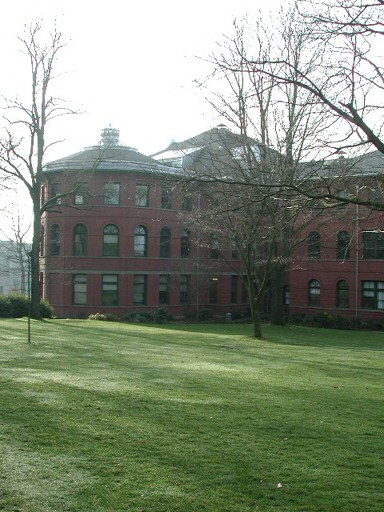
#> input picture data/prtn00.jpg, 384 x 512 px
$ python -i feature.py   (imports and definitions only)   (older library calls are emulated)
#> lines starting #> are read from the running program, lines starting #| are printed output that depends on the picture
import numpy as np
import os
import cv2
from sys import path

#######################
## feature detection ##
#######################
def Harris(gray, k):
    #assume kernel size = 9
    Ix = cv2.Sobel(gray,cv2.CV_64F,1,0,ksize=3)
    Iy = cv2.Sobel(gray,cv2.CV_64F,0,1,ksize=3)
    Iyy = Iy**2
    Ixx = Ix**2
    Ixy = Ix*Iy
    #Compute the sums of the products of derivatives at each pixel
    Sxx = cv2.GaussianBlur(Ixx, (3, 3), 0)
    Syy = cv2.GaussianBlur(Iyy, (3, 3), 0)
    Sxy = cv2.GaussianBlur(Ixy, (3, 3), 0)

    detM = Sxx * Syy - (Sxy**2)
    traceM = Sxx + Syy

    R = detM - k*(traceM**2)
    return R

def feature_detect(images, k =0.04, r_thres=0.01):
    save = 'detected/'
    if(not os.path.exists(save)):
        os.mkdir(save)
    corners = []
    Rs = []
    for i in range(len(images)):
        gray_img = cv2.cvtColor(images[i], cv2.COLOR_BGR2GRAY)
        R = Harris(gray_img, k)
        Rs.append(R)
        #find corner
        maxR = R.max()
        h, w, _ = images[i].shape
        corner = np.zeros_like(R,dtype=np.uint8)
        # Reduce corner
        # start from 10 and end with -10 to let point don't locate in edge
        for a in range(10,h-10):
            for b in range(10,w-10):
                # window = 5
                if R[a,b] > maxR*r_thres and R[a,b] == np.max(R[(a-2):(a+3),(b-2):(b+3)]):
                    corner[a,b] = 255
        img = images[i].copy()
        img[corner>0.5*corner.max()] =[0,0,255]
        cv2.imwrite(save+'detect'+str(i)+'.png',img)
        corners.append(corner)

    return corners, Rs

########################
## feature descriptor ##
########################
def descriptor(R, corner_response, kernel=3):
    h, w = corner_response.shape
    positions = []
    descriptions = []

    for a in range(h):
        for b in range(w):
            # window = kernel
            if corner_response[a][b] == 255:
                if((a-1)<0 or (a+kernel-1)>(w-1) or (b-1)<0 or(b+kernel-1)>(w-1)): continue
                positions += [[a, b]]
                tmp = R[(a-1):(a+kernel-1),(b-1):(b+kernel-1)]
                descriptions.append(tmp.flatten())

    return descriptions, positions

>>> import cv2
>>> picture = cv2.imread('../data/prtn00.jpg', cv2.IMREAD_GRAYSCALE)
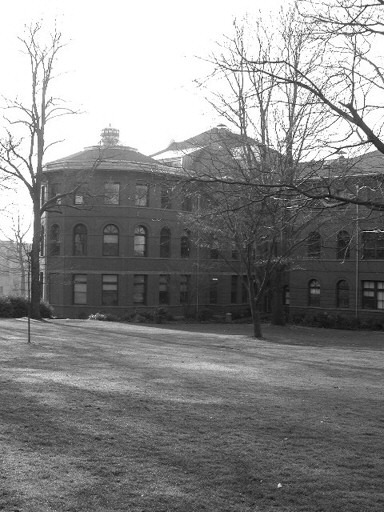
#> picture: shape (512, 384); min 0, max 255, mean 135.6
>>> result = feature_detect(picture)
#> the loop in feature_detect, `for i in range(len(images)):` made 1 pass
#> after the loop in feature_detect, `for i in range(len(images)):`: Rs = []
#> (the run stopped early here; a loop or call above may not have finished)

$ run again, on data/prtn01.jpg
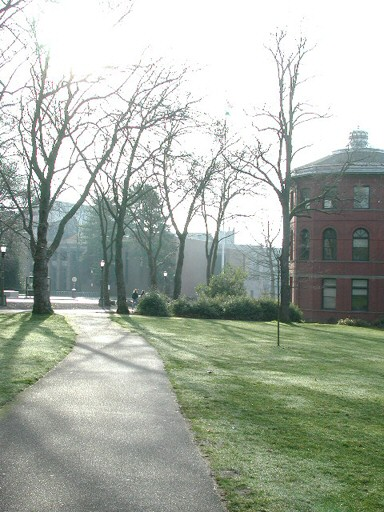
#> input picture data/prtn01.jpg, 384 x 512 px
#> `picture = cv2.imread('../data/prtn00.jpg', cv2.IMREAD_GRAYSCALE)`:
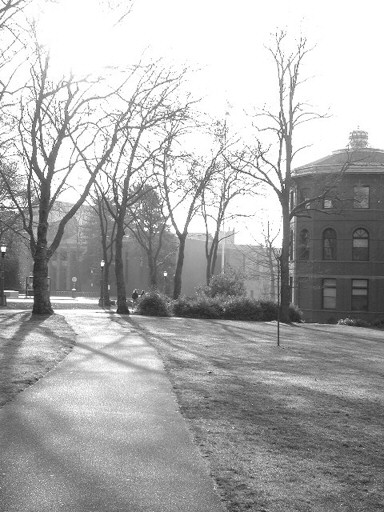
#> picture: shape (512, 384); min 27, max 255, mean 172.2
#> the loop in feature_detect, `for i in range(len(images)):` made 1 pass
#> after the loop in feature_detect, `for i in range(len(images)):`: Rs = []

$ run again, on data/prtn02.jpg
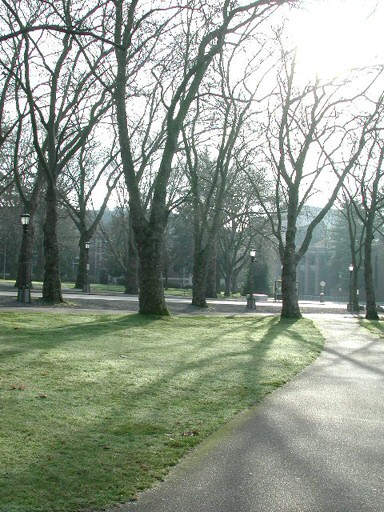
#> input picture data/prtn02.jpg, 384 x 512 px
#> `picture = cv2.imread('../data/prtn00.jpg', cv2.IMREAD_GRAYSCALE)`:
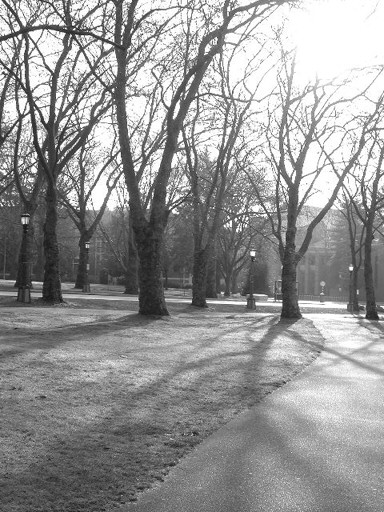
#> picture: shape (512, 384); min 18, max 255, mean 149.2
#> the loop in feature_detect, `for i in range(len(images)):` made 1 pass
#> after the loop in feature_detect, `for i in range(len(images)):`: Rs = []

$ run again, on data/prtn03.jpg
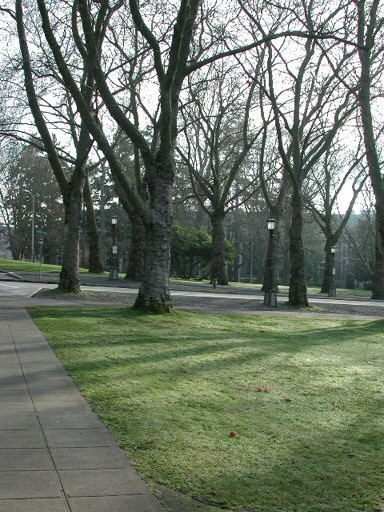
#> input picture data/prtn03.jpg, 384 x 512 px
#> `picture = cv2.imread('../data/prtn00.jpg', cv2.IMREAD_GRAYSCALE)`:
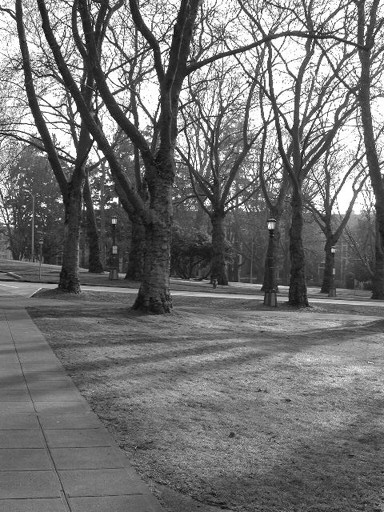
#> picture: shape (512, 384); min 0, max 255, mean 114.7
#> the loop in feature_detect, `for i in range(len(images)):` made 1 pass
#> after the loop in feature_detect, `for i in range(len(images)):`: Rs = []
